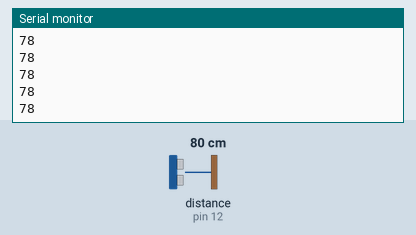
This sketch was run on a simulated Arduino Uno, built with avr-gcc and run on an emulated ATmega328P. Shown: the last lines printed to the serial monitor. Wiring (inferred from the names in the program): ultrasonic range finder: trigger pin 11; echo pin 12. The inputs (shaded band) are chosen by the test bench; at power-on: distance to the obstacle (sensor on pin 12) 80 cm. The echo pulse lasts 58.3 µs per cm.

Above: at 1.2 s.
1.3 s: distance to the obstacle (sensor on pin 12) set to 2 cm
At 2.3 s:
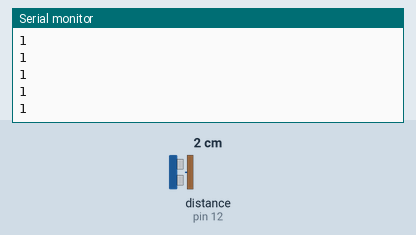
2.8 s: distance to the obstacle (sensor on pin 12) set to 4 cm
At 3.3 s:
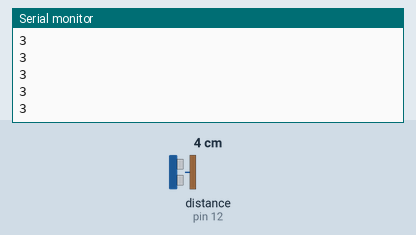
Timing chart, 0 to 5.8 s (numbered marks = the images above; inputs shaded):
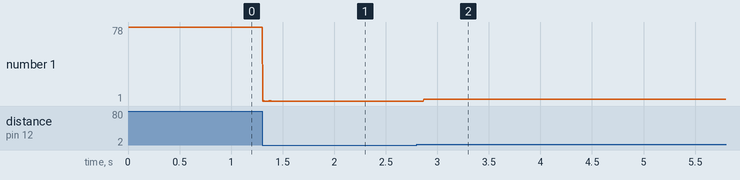

Measured:
- after the input at 1.3 s, the serial monitor: prints a new line at once (image 1)
- after the input at 2.8 s, the serial monitor: prints a new line after 0.07 s (image 2)
- plotted number 1: 78 → 1 after the input at 1.3 s, 1 → 3 after the input at 2.8 s

The sketch:

sketch_jun23a.ino
```cpp
//////////////////////////
#define echoPin1 12
#define trigPin1 11

#define echoPin2 10
#define trigPin2 9

int numero = 0;
int DoorWidth = 50; //!CALIBRAR
int distanceSonar1 = 0;
int distanceSonar2 = 0;

long duration;
int distance;
bool Enter = false;

bool flag1 = 0, flag2 = 0;

void setup() {
  pinMode(trigPin1, OUTPUT);
  pinMode(echoPin1, INPUT);
  pinMode(trigPin2, OUTPUT);
  pinMode(echoPin2, INPUT);

  Serial.begin(9600);

}

void loop() {

  digitalWrite(trigPin1, LOW);
  delayMicroseconds(2);

  digitalWrite(trigPin1, HIGH);
  delayMicroseconds(10);
  digitalWrite(trigPin1, LOW);

  duration = pulseIn(echoPin1, HIGH);

  distance = duration * 0.034 / 2;

  Serial.println(distance);
}

/*
void sonartest(){
  if (sonar1() && flag1 == false){ //condição de entrada
    flag1 = true;

    if (flag2 == false){
      numero++;
    }
  }

  if (sonar2() && flag2 == false){ //condição de saida
    flag2 = true;

    if (flag1 == false){
      numero--;
      numero = numero < 0 ? 0 : numero;
    }
  }

  if (!sonar1() && !sonar2() && flag1 == true && flag2 == true){
    flag1 = false, flag2 = false;
    delay(500); //1000
  }

  //SonarDebug();
}

void SonarDebug(){
  Serial.print("Distancias (cm):  ");
  Serial.print(distanceSonar1);
  Serial.print(" || ");
  Serial.print(distanceSonar2);
  Serial.println();
}


bool sonar2(){
  long duration;
  int distance;
  bool Enter = false;

  digitalWrite(trigPin2, LOW);
  delayMicroseconds(2);

  digitalWrite(trigPin2, HIGH);
  delayMicroseconds(10);
  digitalWrite(trigPin2, LOW);

  duration = pulseIn(echoPin2, HIGH);

  distance = duration * 0.034 / 2;

  distanceSonar2 = distance;

  if (distance <= DoorWidth){
    Enter = true;
    return (Enter);

  }
  else{
    Enter = false;
    return (Enter);
  }
}*/
```
